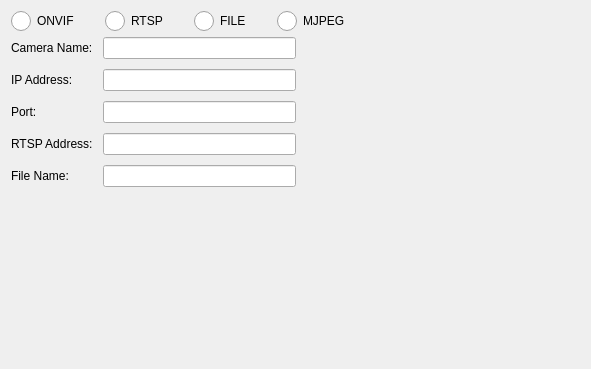
<?xml version="1.0" encoding="UTF-8"?>
<ui version="4.0">
 <class>VSCCamInfo</class>
 <widget class="QWidget" name="VSCCamInfo">
  <property name="geometry">
   <rect>
    <x>0</x>
    <y>0</y>
    <width>591</width>
    <height>369</height>
   </rect>
  </property>
  <property name="windowTitle">
   <string>Master Hard Disk Selecting</string>
  </property>
  <property name="windowIcon">
   <iconset>
    <normaloff>:/logo/resources/vscsmall.jpg</normaloff>:/logo/resources/vscsmall.jpg</iconset>
  </property>
  <layout class="QVBoxLayout" name="verticalLayout">
   <item>
    <layout class="QHBoxLayout" name="horizontalLayout">
     <item>
      <layout class="QGridLayout" name="gridLayout_4">
       <property name="horizontalSpacing">
        <number>30</number>
       </property>
       <property name="verticalSpacing">
        <number>20</number>
       </property>
       <item row="0" column="2">
        <widget class="QRadioButton" name="radioButtonRtsp">
         <property name="enabled">
          <bool>true</bool>
         </property>
         <property name="styleSheet">
          <string notr="true">QRadioButton::indicator {
    width: 20px;
    height: 20px;
}

QRadioButton::indicator::unchecked {
    image: url(:/action/resources/radiobutton_unchecked.png);
}

QRadioButton::indicator:unchecked:hover {
    image: url(:/action/resources/radiobutton_unchecked_hover.png);
}

QRadioButton::indicator:unchecked:pressed {
    image: url(:/action/resources/radiobutton_unchecked_pressed.png);
}

QRadioButton::indicator::checked {
    image: url(:/action/resources/radiobutton_checked.png);
}

QRadioButton::indicator:checked:hover {
    image: url(:/action/resources/radiobutton_checked_hover.png);
}

QRadioButton::indicator:checked:pressed {
    image: url(:/action/resources/radiobutton_checked_pressed.png);
}</string>
         </property>
         <property name="text">
          <string>RTSP</string>
         </property>
         <property name="checkable">
          <bool>true</bool>
         </property>
        </widget>
       </item>
       <item row="0" column="1">
        <widget class="QRadioButton" name="radioButtonOnvif">
         <property name="styleSheet">
          <string notr="true">QRadioButton::indicator {
    width: 20px;
    height: 20px;
}

QRadioButton::indicator::unchecked {
    image: url(:/action/resources/radiobutton_unchecked.png);
}

QRadioButton::indicator:unchecked:hover {
    image: url(:/action/resources/radiobutton_unchecked_hover.png);
}

QRadioButton::indicator:unchecked:pressed {
    image: url(:/action/resources/radiobutton_unchecked_pressed.png);
}

QRadioButton::indicator::checked {
    image: url(:/action/resources/radiobutton_checked.png);
}

QRadioButton::indicator:checked:hover {
    image: url(:/action/resources/radiobutton_checked_hover.png);
}

QRadioButton::indicator:checked:pressed {
    image: url(:/action/resources/radiobutton_checked_pressed.png);
}</string>
         </property>
         <property name="text">
          <string>ONVIF</string>
         </property>
         <property name="checkable">
          <bool>true</bool>
         </property>
        </widget>
       </item>
       <item row="0" column="3">
        <widget class="QRadioButton" name="radioButtonFile">
         <property name="styleSheet">
          <string notr="true">QRadioButton::indicator {
    width: 20px;
    height: 20px;
}

QRadioButton::indicator::unchecked {
    image: url(:/action/resources/radiobutton_unchecked.png);
}

QRadioButton::indicator:unchecked:hover {
    image: url(:/action/resources/radiobutton_unchecked_hover.png);
}

QRadioButton::indicator:unchecked:pressed {
    image: url(:/action/resources/radiobutton_unchecked_pressed.png);
}

QRadioButton::indicator::checked {
    image: url(:/action/resources/radiobutton_checked.png);
}

QRadioButton::indicator:checked:hover {
    image: url(:/action/resources/radiobutton_checked_hover.png);
}

QRadioButton::indicator:checked:pressed {
    image: url(:/action/resources/radiobutton_checked_pressed.png);
}</string>
         </property>
         <property name="text">
          <string>FILE</string>
         </property>
         <property name="checkable">
          <bool>true</bool>
         </property>
        </widget>
       </item>
       <item row="0" column="4">
        <widget class="QRadioButton" name="radioButtonMJPEG">
         <property name="styleSheet">
          <string notr="true">QRadioButton::indicator {
    width: 20px;
    height: 20px;
}

QRadioButton::indicator::unchecked {
    image: url(:/action/resources/radiobutton_unchecked.png);
}

QRadioButton::indicator:unchecked:hover {
    image: url(:/action/resources/radiobutton_unchecked_hover.png);
}

QRadioButton::indicator:unchecked:pressed {
    image: url(:/action/resources/radiobutton_unchecked_pressed.png);
}

QRadioButton::indicator::checked {
    image: url(:/action/resources/radiobutton_checked.png);
}

QRadioButton::indicator:checked:hover {
    image: url(:/action/resources/radiobutton_checked_hover.png);
}

QRadioButton::indicator:checked:pressed {
    image: url(:/action/resources/radiobutton_checked_pressed.png);
}</string>
         </property>
         <property name="text">
          <string>MJPEG</string>
         </property>
         <property name="checkable">
          <bool>true</bool>
         </property>
        </widget>
       </item>
      </layout>
     </item>
     <item>
      <spacer name="horizontalSpacer">
       <property name="orientation">
        <enum>Qt::Horizontal</enum>
       </property>
       <property name="sizeHint" stdset="0">
        <size>
         <width>40</width>
         <height>20</height>
        </size>
       </property>
      </spacer>
     </item>
    </layout>
   </item>
   <item>
    <layout class="QHBoxLayout" name="horizontalLayout_2">
     <item>
      <layout class="QGridLayout" name="gridLayout_2">
       <property name="topMargin">
        <number>0</number>
       </property>
       <property name="spacing">
        <number>10</number>
       </property>
       <item row="4" column="0">
        <widget class="QLabel" name="labelIP_2">
         <property name="text">
          <string>IP Address:</string>
         </property>
         <property name="alignment">
          <set>Qt::AlignLeading|Qt::AlignLeft|Qt::AlignVCenter</set>
         </property>
        </widget>
       </item>
       <item row="7" column="0">
        <widget class="QLabel" name="labelName_4">
         <property name="text">
          <string>File Name:</string>
         </property>
         <property name="alignment">
          <set>Qt::AlignLeading|Qt::AlignLeft|Qt::AlignVCenter</set>
         </property>
        </widget>
       </item>
       <item row="7" column="1">
        <widget class="QLineEdit" name="lineEditFile">
         <property name="maximumSize">
          <size>
           <width>300</width>
           <height>16777215</height>
          </size>
         </property>
         <property name="readOnly">
          <bool>true</bool>
         </property>
        </widget>
       </item>
       <item row="5" column="1">
        <widget class="QLineEdit" name="lineEditPort">
         <property name="maximumSize">
          <size>
           <width>300</width>
           <height>16777215</height>
          </size>
         </property>
         <property name="readOnly">
          <bool>true</bool>
         </property>
        </widget>
       </item>
       <item row="6" column="0">
        <widget class="QLabel" name="labelName_3">
         <property name="text">
          <string>RTSP Address:</string>
         </property>
         <property name="alignment">
          <set>Qt::AlignLeading|Qt::AlignLeft|Qt::AlignVCenter</set>
         </property>
        </widget>
       </item>
       <item row="6" column="1">
        <widget class="QLineEdit" name="lineEditRtspAddr">
         <property name="maximumSize">
          <size>
           <width>300</width>
           <height>16777215</height>
          </size>
         </property>
        </widget>
       </item>
       <item row="3" column="0">
        <widget class="QLabel" name="labelName">
         <property name="text">
          <string>Camera Name:</string>
         </property>
         <property name="alignment">
          <set>Qt::AlignLeading|Qt::AlignLeft|Qt::AlignVCenter</set>
         </property>
        </widget>
       </item>
       <item row="5" column="0">
        <widget class="QLabel" name="labelPort_2">
         <property name="text">
          <string>Port:</string>
         </property>
         <property name="alignment">
          <set>Qt::AlignLeading|Qt::AlignLeft|Qt::AlignVCenter</set>
         </property>
        </widget>
       </item>
       <item row="4" column="1">
        <widget class="QLineEdit" name="lineEditIP">
         <property name="maximumSize">
          <size>
           <width>300</width>
           <height>16777215</height>
          </size>
         </property>
         <property name="readOnly">
          <bool>true</bool>
         </property>
        </widget>
       </item>
       <item row="3" column="1">
        <widget class="QLineEdit" name="lineEditName">
         <property name="maximumSize">
          <size>
           <width>300</width>
           <height>16777215</height>
          </size>
         </property>
         <property name="readOnly">
          <bool>true</bool>
         </property>
        </widget>
       </item>
      </layout>
     </item>
     <item>
      <spacer name="horizontalSpacer_2">
       <property name="orientation">
        <enum>Qt::Horizontal</enum>
       </property>
       <property name="sizeHint" stdset="0">
        <size>
         <width>40</width>
         <height>20</height>
        </size>
       </property>
      </spacer>
     </item>
    </layout>
   </item>
   <item>
    <spacer name="verticalSpacer">
     <property name="orientation">
      <enum>Qt::Vertical</enum>
     </property>
     <property name="sizeHint" stdset="0">
      <size>
       <width>20</width>
       <height>40</height>
      </size>
     </property>
    </spacer>
   </item>
  </layout>
 </widget>
 <resources>
  <include location="../../../main/vscmainwindows.qrc"/>
 </resources>
 <connections/>
</ui>
